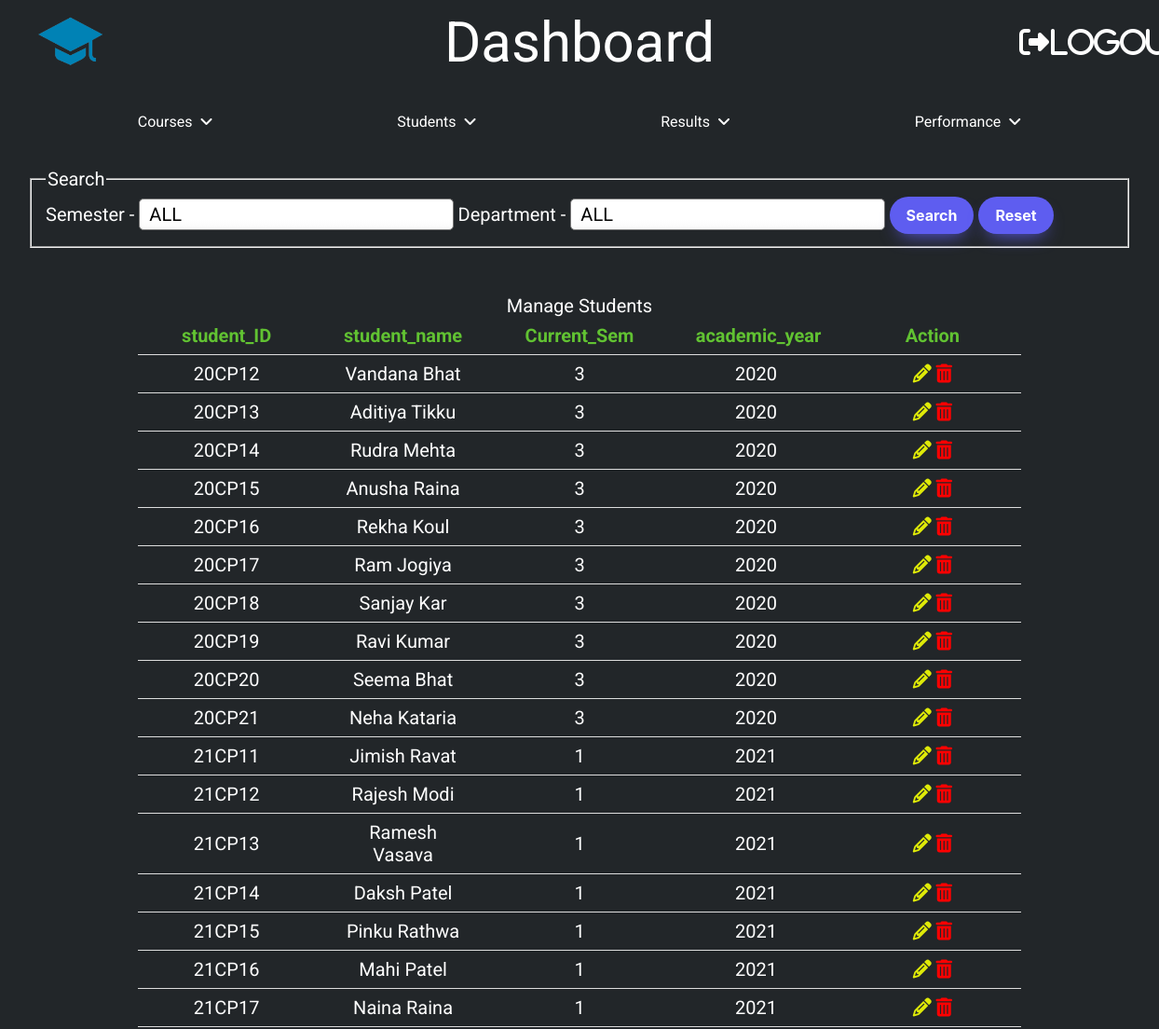
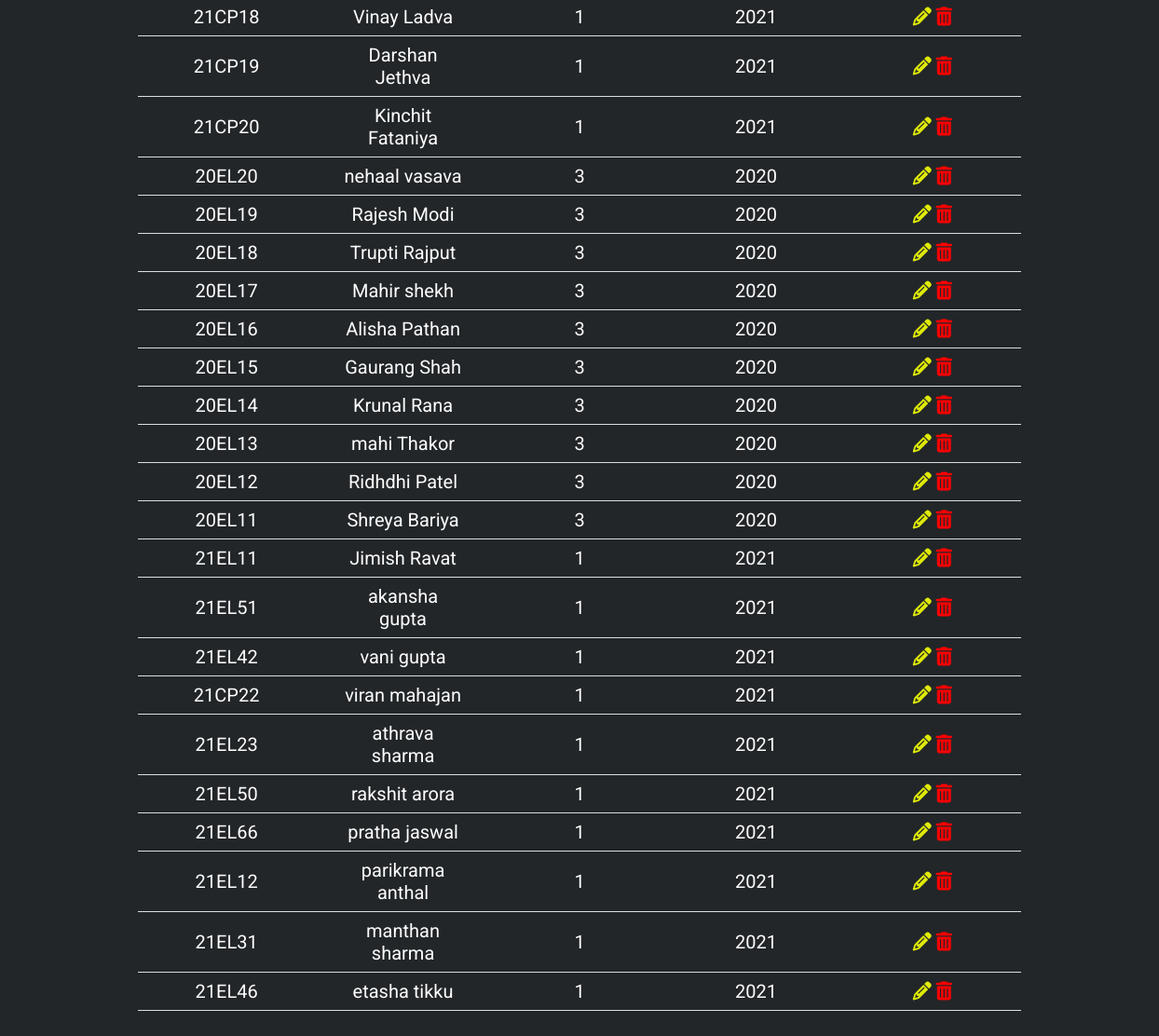
The page /manage_students.php (signed in) on the database its author committed (2 pictures, top to bottom).
### tables this page shows
CREATE TABLE `student` (
  `student_id` varchar(10) NOT NULL,
  `s_fname` varchar(20) NOT NULL,
  `s_lname` varchar(20) NOT NULL,
  `mobile` varchar(10) NOT NULL,
  `email` varchar(30) NOT NULL,
  `current_sem` int(10) NOT NULL,
  `dept_id` int(10) NOT NULL,
  `admin_year` varchar(10) NOT NULL
);

### manage_students.php (the view, shortened to what this page needs)
<?php
include('init.php');
$sql = "SELECT `student_id`, `s_fname`, `s_lname`, `mobile`, `email`, `current_sem`, `dept_id`, `admin_year` FROM `student`";
$result = mysqli_query($conn, $sql);
?>
<!DOCTYPE html>
<html lang="en">
<head>
    <link rel="stylesheet" href="css/home.css">
    <link rel="stylesheet" href="./css/font-awesome-4.7.0/css/font-awesome.css">
    <link rel="stylesheet" type='text/css' href="css/manage.css">
    <link rel="stylesheet" href="./css/search.css">
</head>
<body>
    <?php
    include './nav.php' ?>
    <div class="main">
        <form action="" method="post">
            <fieldset>
                <legend>Search</legend>
                Semester -
                <select name="sem_value" class="search_filter">
                    <option selected="selected" value="All">ALL</option>
                </select>
                Department -
                <select name="dept_value" class="search_filter">
                    <option selected value="All">ALL</option>
                </select>
                <input type="submit" name="search" value="Search" class="search_button">
                <input type="submit" name="reset" value="Reset" class="search_button">
            </fieldset>
        </form>
        <?php
        if (mysqli_num_rows($result) > 0) {
            echo "<table>
                <caption>Manage Students</caption>
                <tr>
                <th>student_ID</th>
                <th>student_name</th>
                <th>Current_Sem</th>
                <th>academic_year</th>
                <th>Action</th>
                </tr>";
            while ($row = mysqli_fetch_array($result)) {
        ?>
                <tr>
                    <td><?php echo $row['student_id'] ?> </td>
                    <td><?php echo $row['s_fname'] . " " . $row['s_lname'] ?></td>
                    <td><?php echo $row['current_sem'] ?></td>
                    <td><?php echo $row['admin_year'] ?></td>
                    <td>
                        <a href="add_students.php?student_id_edit=<?php echo $row['student_id']; ?>" class="fas fa-pencil-alt link_edit" name="edit"></a>
                        <a href="add_students.php?student_id_del=<?php echo $row['student_id']; ?>" class="fas fa-trash-alt link_trash" name="delete"></a>
                    </td>
                </tr>
        <?php
            }
            echo "</table>";
        } else {
            echo "0 Students";
        }
        ?>
    </div>
</body>
</html>

### css/home.css (style rules this page uses)
body { margin: 0; font-family: 'Roboto', sans-serif; background-color: #222629; color: white; }
.main { display: grid; align-items: center; font-size: 20px; padding-top: 80px; }

### css/manage.css (style rules this page uses)
.main { display: grid; justify-content: center; padding: 30px; }
.main table { margin: 50px auto; }
.main table, th, td { border-collapse: collapse; text-align: center; table-layout: fixed; padding: 8px 30px; width: 80%; }
.main th { color: #61c232; }
th, td { border-bottom: 1px solid #ddd; }

### css/search.css (style rules this page uses)
*, *::before, *::after { box-sizing: border-box; }
select { appearance: none; background-color: transparent; border: none; padding: 0 1em 0 0; margin: 0; width: 100%; font-family: inherit; font-size: inherit; cursor: inherit; line-height: inherit; outline: none; }
:root { --select-border: #777; --select-focus: blue; --select-arrow: var(--select-border); }
.search_filter { width: 100%; min-width: 15ch; max-width: 30ch; border: 1px solid var(--select-border); border-radius: 0.25em; padding: 0.25em 0.5em; font-size: 1.25rem; cursor: pointer; line-height: 1.1; background-color: #fff; background-image: linear-gradient(to top, #f9f9f9, #fff 33%); }
.search_button { background: #5e5df0 !important; border-radius: 999px; box-shadow: #5e5df0 0 10px 20px -10px; box-sizing: border-box; color: #ffffff; cursor: pointer; font-family: Inter, Helvetica, "Apple Color Emoji", "Segoe UI Emoji", NotoColorEmoji, "Noto Color Emoji", "Segoe UI Symbol", "Android Emoji", EmojiSymbols, -apple-system, system-ui, "Segoe UI", Roboto, "Helvetica Neue", "Noto Sans", sans-serif; font-size: 16px; font-weight: 700; line-height: 24px; opacity: 1; outline: 0 solid transparent; padding: 8px 18px; user-select: none; -webkit-user-select: none; touch-action: manipulation; width: fit-content; word-break: break-word; border: 0; }
a { text-decoration: none; }
.link_edit { color: rgb(223, 234, 8); }
.link_trash { color: red; }

### rows shown on the page
student: student_id "20CP12", s_fname "Vandana", s_lname "Bhat", current_sem "3", admin_year "2020"
student: student_id "20CP13", s_fname "Aditiya", s_lname "Tikku", current_sem "3", admin_year "2020"
student: student_id "20CP14", s_fname "Rudra", s_lname "Mehta", current_sem "3", admin_year "2020"
student: student_id "20CP15", s_fname "Anusha", s_lname "Raina", current_sem "3", admin_year "2020"
student: student_id "20CP16", s_fname "Rekha", s_lname "Koul", current_sem "3", admin_year "2020"
student: student_id "20CP17", s_fname "Ram", s_lname "Jogiya", current_sem "3", admin_year "2020"
student: student_id "20CP18", s_fname "Sanjay", s_lname "Kar", current_sem "3", admin_year "2020"
student: student_id "20CP19", s_fname "Ravi", s_lname "Kumar", current_sem "3", admin_year "2020"
student: student_id "20CP20", s_fname "Seema", s_lname "Bhat", current_sem "3", admin_year "2020"
student: student_id "20CP21", s_fname "Neha", s_lname "Kataria", current_sem "3", admin_year "2020"
student: student_id "21CP11", s_fname "Jimish", s_lname "Ravat", current_sem "1", admin_year "2021"
student: student_id "21CP12", s_fname "Rajesh", s_lname "Modi", current_sem "1", admin_year "2021"
student: student_id "21CP13", s_fname "Ramesh", s_lname "Vasava", current_sem "1", admin_year "2021"
student: student_id "21CP14", s_fname "Daksh", s_lname "Patel", current_sem "1", admin_year "2021"
student: student_id "21CP15", s_fname "Pinku", s_lname "Rathwa", current_sem "1", admin_year "2021"
student: student_id "21CP16", s_fname "Mahi", s_lname "Patel", current_sem "1", admin_year "2021"
student: student_id "21CP17", s_fname "Naina", s_lname "Raina", current_sem "1", admin_year "2021"
student: student_id "21CP18", s_fname "Vinay", s_lname "Ladva", current_sem "1", admin_year "2021"
student: student_id "21CP19", s_fname "Darshan", s_lname "Jethva", current_sem "1", admin_year "2021"
student: student_id "21CP20", s_fname "Kinchit", s_lname "Fataniya", current_sem "1", admin_year "2021"
student: student_id "20EL20", s_fname "nehaal", s_lname "vasava", current_sem "3", admin_year "2020"
student: student_id "20EL19", s_fname "Rajesh", s_lname "Modi", current_sem "3", admin_year "2020"
student: student_id "20EL18", s_fname "Trupti", s_lname "Rajput", current_sem "3", admin_year "2020"
student: student_id "20EL17", s_fname "Mahir", s_lname "shekh", current_sem "3", admin_year "2020"
student: student_id "20EL16", s_fname "Alisha", s_lname "Pathan", current_sem "3", admin_year "2020"
student: student_id "20EL15", s_fname "Gaurang", s_lname "Shah", current_sem "3", admin_year "2020"
student: student_id "20EL14", s_fname "Krunal", s_lname "Rana", current_sem "3", admin_year "2020"
student: student_id "20EL13", s_fname "mahi", s_lname "Thakor", current_sem "3", admin_year "2020"
student: student_id "20EL12", s_fname "Ridhdhi", s_lname "Patel", current_sem "3", admin_year "2020"
student: student_id "20EL11", s_fname "Shreya", s_lname "Bariya", current_sem "3", admin_year "2020"
student: student_id "21EL11", s_fname "Jimish", s_lname "Ravat", current_sem "1", admin_year "2021"
student: student_id "21EL51", s_fname "akansha", s_lname "gupta", current_sem "1", admin_year "2021"
student: student_id "21EL42", s_fname "vani", s_lname "gupta", current_sem "1", admin_year "2021"
student: student_id "21CP22", s_fname "viran", s_lname "mahajan", current_sem "1", admin_year "2021"
student: student_id "21EL23", s_fname "athrava", s_lname "sharma", current_sem "1", admin_year "2021"
student: student_id "21EL50", s_fname "rakshit", s_lname "arora", current_sem "1", admin_year "2021"
student: student_id "21EL66", s_fname "pratha", s_lname "jaswal", current_sem "1", admin_year "2021"
student: student_id "21EL12", s_fname "parikrama", s_lname "anthal", current_sem "1", admin_year "2021"
student: student_id "21EL31", s_fname "manthan", s_lname "sharma", current_sem "1", admin_year "2021"
student: student_id "21EL46", s_fname "etasha", s_lname "tikku", current_sem "1", admin_year "2021"
